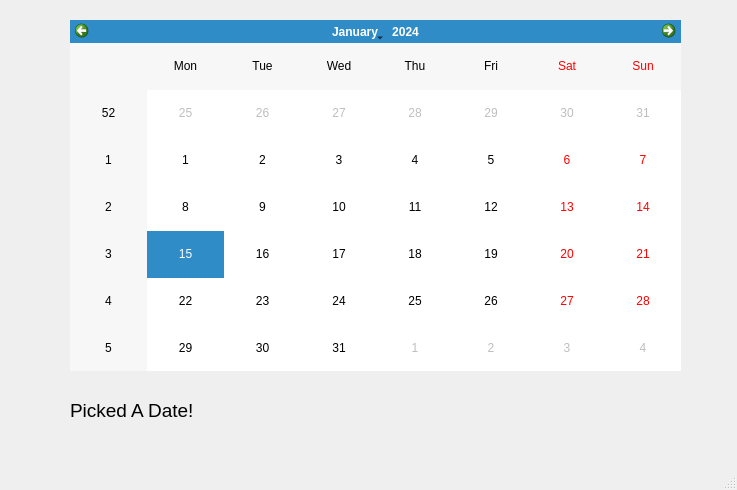
<?xml version="1.0" encoding="UTF-8"?>
<ui version="4.0">
 <class>MainWindow</class>
 <widget class="QMainWindow" name="MainWindow">
  <property name="geometry">
   <rect>
    <x>0</x>
    <y>0</y>
    <width>737</width>
    <height>490</height>
   </rect>
  </property>
  <property name="windowTitle">
   <string>MainWindow</string>
  </property>
  <widget class="QWidget" name="centralwidget">
   <widget class="QCalendarWidget" name="calendarWidget">
    <property name="geometry">
     <rect>
      <x>70</x>
      <y>20</y>
      <width>611</width>
      <height>351</height>
     </rect>
    </property>
   </widget>
   <widget class="QLabel" name="label">
    <property name="geometry">
     <rect>
      <x>70</x>
      <y>390</y>
      <width>601</width>
      <height>41</height>
     </rect>
    </property>
    <property name="font">
     <font>
      <pointsize>14</pointsize>
     </font>
    </property>
    <property name="text">
     <string>Picked A Date!</string>
    </property>
   </widget>
  </widget>
  <widget class="QMenuBar" name="menubar">
   <property name="geometry">
    <rect>
     <x>0</x>
     <y>0</y>
     <width>737</width>
     <height>26</height>
    </rect>
   </property>
  </widget>
  <widget class="QStatusBar" name="statusbar"/>
 </widget>
 <resources/>
 <connections/>
</ui>
